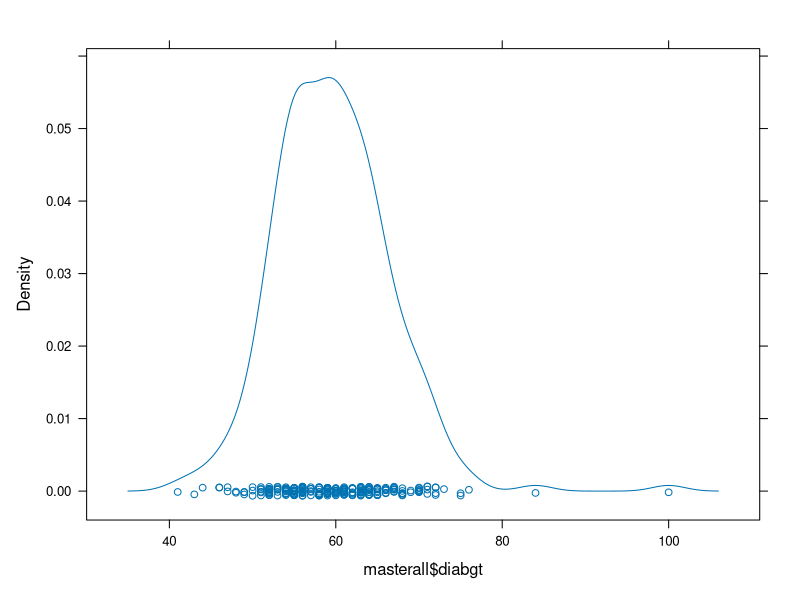
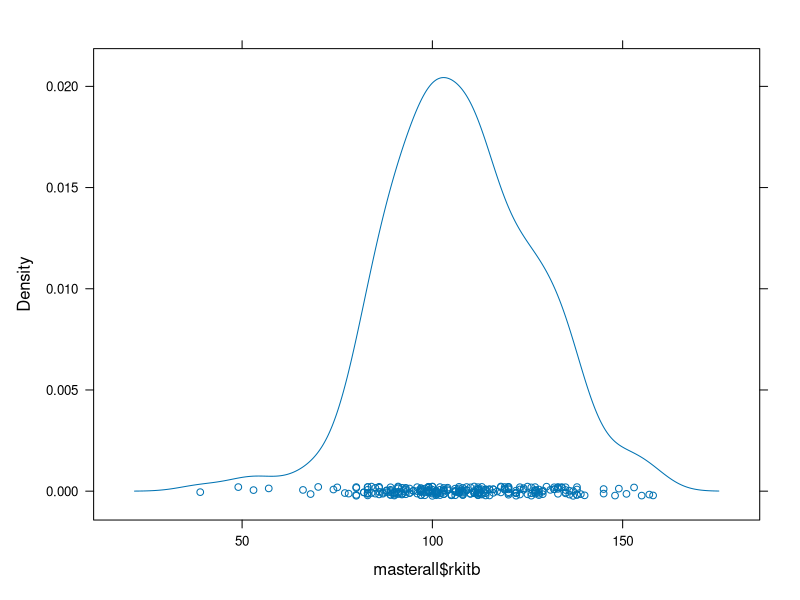
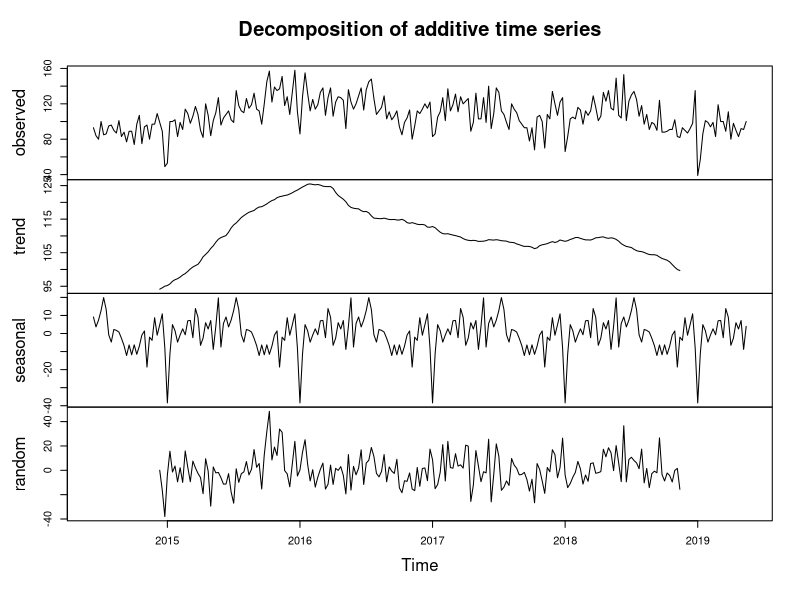
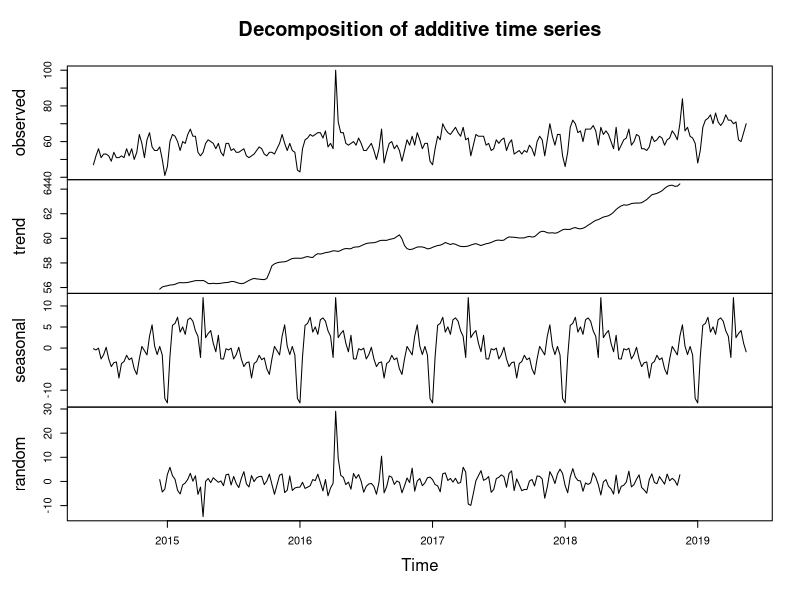
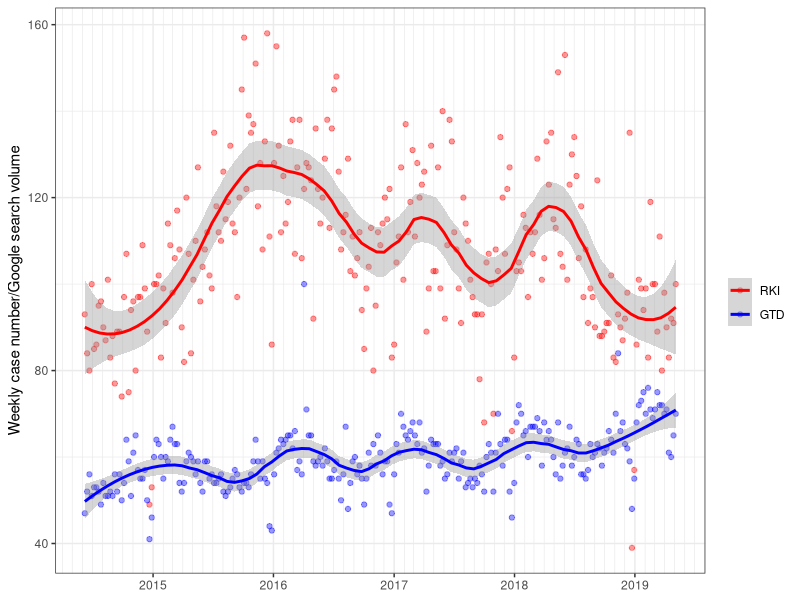
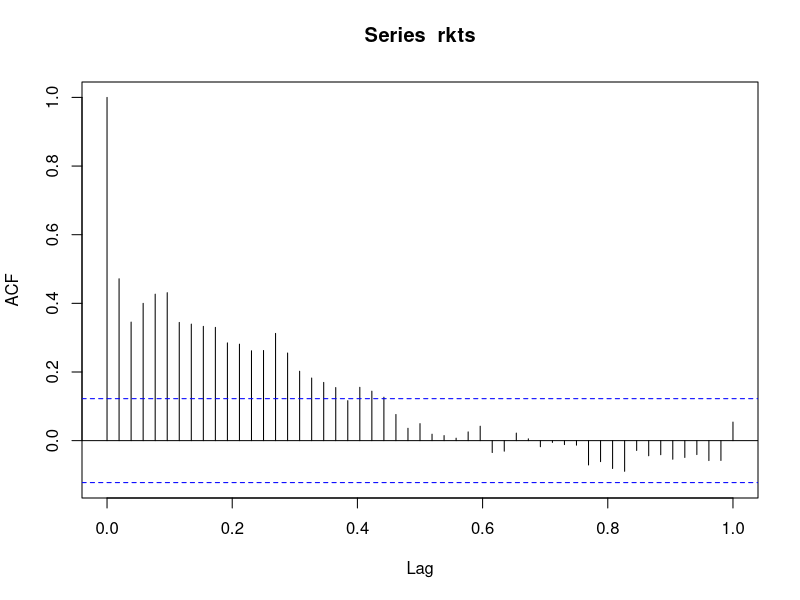
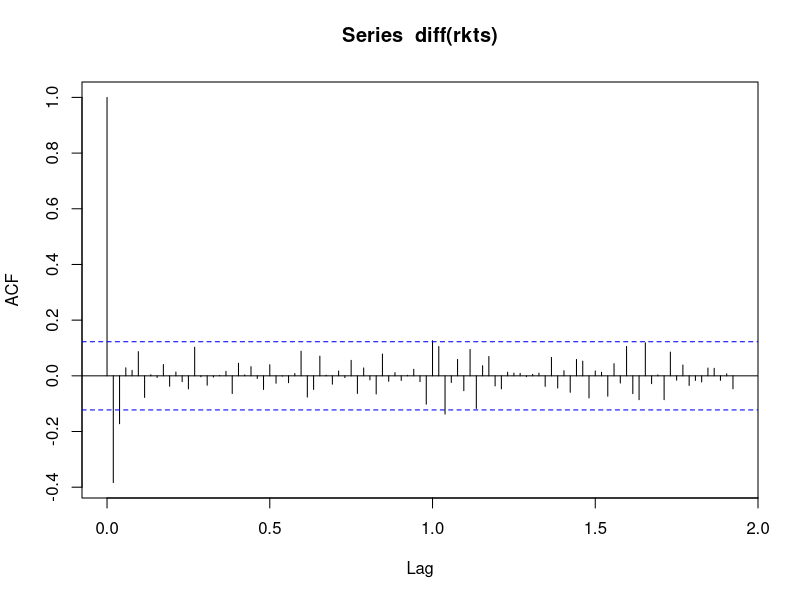
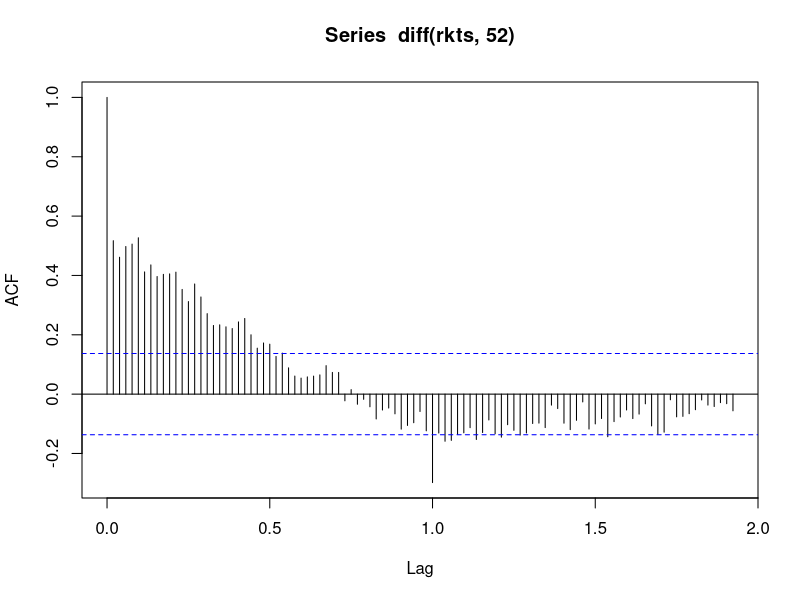

Here is the R script that generated these plots, in order: (Note: a time limit stopped this script after it produced the figures.)
## ---- chunk 1
library(readr)
library(lattice)
masterall <- read_delim("masterall.csv", ";", escape_double = FALSE, col_types = cols(time = col_date(format = "%Y.%m.%d")), trim_ws = TRUE)
summary(masterall)

densityplot(masterall$diabgt)
densityplot(masterall$rkitb) #nicely distributed, no need for transformation

##diab as external
library(forecast)
gts <- ts(masterall$diabgt, start=c(2014, 24), end=c(2019, 20), frequency=52)
rkts <- ts( masterall$rkitb , start=c(2014, 24), end=c(2019, 20), frequency=52)
summary(gts)
summary(rkts)
plot(decompose(rkts))
plot(decompose(gts))


library(ggplot2)

ggplot(data = masterall, aes(x = time)) +
geom_point(aes(y = rkitb, colour = "RKI"), alpha= 0.4) + geom_smooth(aes(y = rkitb, colour = "RKI"), span = 0.3) +
geom_point(aes(y = diabgt, colour = "GTD"), alpha= 0.4) + geom_smooth(aes(y = diabgt, colour = "GTD"), span = 0.3) +
scale_colour_manual("", breaks = c("RKI", "GTD"), values = c("red", "blue")) +
scale_x_date(date_minor_breaks = "1 month") +
xlab(NULL) +
ylab("Weekly case number/Google search volume") +
theme_bw()

cor.test(rkts, gts, method="kendall")
  

acf( rkts, lag.max = 52 )
acf( diff( rkts ), lag.max = 100 )
acf( diff( rkts, 52 ), lag.max = 100 )
acf( diff( diff( rkts, 52 ) ), lag.max = 100 )

fit <- auto.arima( rkts, trace = TRUE, approximation = FALSE )
fit
far2 <- function(x, h){forecast(fit, h=h)}
e <- tsCV(rkts, far2, h=1, window= 12)
rmse<-sqrt(mean(e^2, na.rm=TRUE))
rmse






fitGT <- auto.arima( rkts, trace = TRUE, approximation = FALSE, xreg = gts )
fitGT

fc <- function(y, h, xreg)
{
  X <- xreg[1:length(y),]
  if(NROW(xreg) < length(y) + h)
    stop("Not enough xreg data for forecasting")
  newX <- xreg[length(y)+(1:h), ]
  fit <- auto.arima(y, xreg=X)
  forecast(fit, xreg=newX)
}


y <- rkts
x <- matrix(gts,ncol=1)
e2 <- tsCV(y, fc, xreg=x, window = 12)
rmsegt<-sqrt(mean(e2^2, na.rm=TRUE))
rmsegt

autoplot(e, series="SARIMA with traditional data", alpha=0.6) + geom_smooth(col="blue") +
  autolayer(e2, series="GTD expanded SARIMA", alpha=0.6) + stat_smooth(aes(y=e2), col="red") + ylab("Errors") +  theme_bw() + geom_hline(yintercept = 0)


accuracy(fit)
accuracy(fitGT)

# result:

checkresiduals(fit)
checkresiduals(fitGT)
a<-AIC( fit, fitGT ) 
a

#nnetar

fitn<-nnetar(rkts)
fitgtn<-nnetar(rkts, xreg=gts)
fitn
summary(fitn)
fitgtn
summary(fitgtn)
accuracy(fitn)
accuracy(fitgtn)
set.seed(0)
modelcv <- CVar(rkts, k=5)
print(modelcv)
modelcv$fold1
modelcv$fold2
modelcv$fold3
modelcv$fold4
modelcv$fold5
set.seed(0)
modelcvgt <- CVar(rkts, k=5, xreg=gts)
print(modelcvgt)
modelcvgt$fold1
modelcvgt$fold2
modelcvgt$fold3
modelcvgt$fold4
modelcvgt$fold5
library(ggplot2)
autoplot(rkts, series="Data") + geom_smooth(col="red", span=0.5) + theme_bw() +
  autolayer(modelcv$testfit, series="Fits") + stat_smooth( aes(y=modelcv$testfit), col="green", span=0.5) + 
  autolayer(modelcvgt$testfit, series="Fits with GTD") + stat_smooth(aes(y=modelcvgt$testfit), col="blue", span=0.5) + ylab("Tuberculosis case numbers") + ylim(c(0,180)) 
ggAcf(modelcv$residuals)
ggAcf(modelcvgt$residuals)
autoplot(rkts, series="Data") +
  autolayer(modelcv$testfit, series="Fits") +
  autolayer(modelcvgt$testfit, series="Fits with GTD") +
  autolayer(modelcv$residuals, series="Residuals") +
  autolayer(modelcvgt$residuals, series="Residuals with GTD") + ylab("Tuberculosis case numbers")
